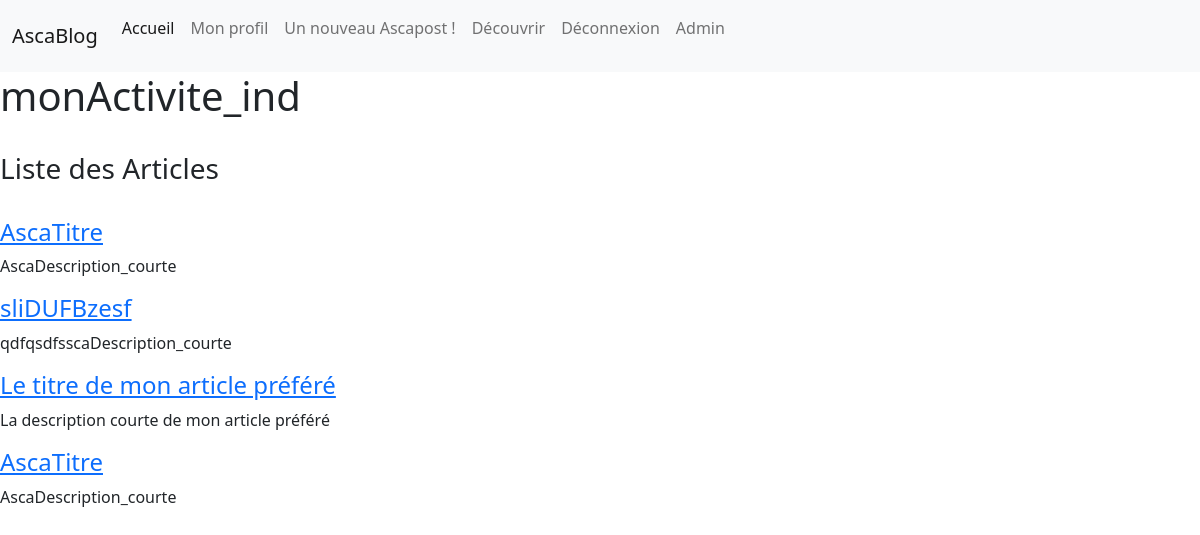
Page /monActivite/ (signed in) on the committed database.
### monActivite/models.py (models this page shows, shortened)
class Ascapost(models.Model):
    titre = models.TextField(default='AscaTitre', max_length=400)
    image = models.TextField(default='AscaImage')
    description_courte = models.TextField(default='AscaDescription_courte', max_length=280 ) #Sera afficher lorsqu'un Ascanien a une vue globale sur tous les articles
    description_longue = models.TextField(default='AscaDescription_longue') #Sera afficher lorsqu'un Ascanien a une vue d'un article en détail
    auteur =  models.TextField(default='auteur')
    date = models.DateField(auto_now=True)

### monActivite/views.py (the view)
# urls.py: path('', views.monActivite_ind, name='monActivite_ind'),
@login_required(login_url='/comptes/inscription/')
def monActivite_ind(request):
    articles = Ascapost.objects.all()
    data = {'articles': articles}
    return render(request,'monActivite/monActivite_ind.html', data)

### monActivite/templates/monActivite/monActivite_ind.html
{% extends 'accueil/sqlt.html' %}
{% block body %}
  <h1>monActivite_ind</h1>
  <br>
  <h3>Liste des Articles</h3>
  <br>
  {% for article in articles %}
    <h4><a href="/monActivite/article/{{article.id}}">{{article.titre}}</a></h4>
    <p>{{article.description_courte}}</p>
  {% endfor %}
{% endblock %}

### accueil/templates/accueil/sqlt.html (shortened to what this page needs)
{% load static %}
<!DOCTYPE html>
<html lang="fr" dir="ltr">
<head>
  <link rel="stylesheet" type="text/css" href="{% static 'css/sqlt.css' %}">
  <link href="https://cdn.jsdelivr.net/npm/bootstrap@5.0.0-beta2/dist/css/bootstrap.min.css" rel="stylesheet">
</head>
<body>
  <nav class="navbar navbar-expand-lg navbar-light bg-light">
    <div class="container-fluid">
      <a class="navbar-brand">AscaBlog</a>
      <div class="collapse navbar-collapse" id="navbarNavDropdown">
        <ul class="navbar-nav">
          <li class="nav-item">
            <a class="nav-link active" aria-current="page" href="{% block lien_accueil %}/{% endblock %}">Accueil</a>
          </li>
          <li class="nav-item">
            <a class="nav-link" href="/monActivite">Mon profil</a>
          </li>
          <li class="nav-item">
            <a class="nav-link" href="/monActivite/Nouveau_Ascapost">Un nouveau Ascapost !</a>
          </li>
          <li class="nav-item">
            <a class="nav-link" href="/Decouvrir">Découvrir</a>
          </li>
          {% if not request.user.is_authenticated %}
            <li class="nav-item">
              <a class="nav-link"  href="/comptes/inscription/"> Inscription</a>
            </li>
            <li class="nav-item">
              <a class="nav-link"  href="/comptes/login/"> Connexion</a>
            </li>
          {% else %}
            <li class="nav-item">
              <p><a class="nav-link" href="/comptes/deconnexion/">Déconnexion</a></p>
            </li>
            {% if user.is_superuser %}
              <li class="nav-item">
                <p><a class="nav-link" href="/admin">Admin</a></p>
              </li>
            {% endif %}
          {% endif %}
        </ul>
      </div>
    </div>
  </nav>
  {% block body %}{% endblock %}
</body>
</html>

### rows in the picture
Ascapost: titre "AscaTitre", description_courte "AscaDescription_courte"
Ascapost: titre "sliDUFBzesf", description_courte "qdfqsdfsscaDescription_courte"
Ascapost: titre "Le titre de mon article préféré", description_courte "La description courte de mon article préféré"
Ascapost: titre "AscaTitre", description_courte "AscaDescription_courte"
